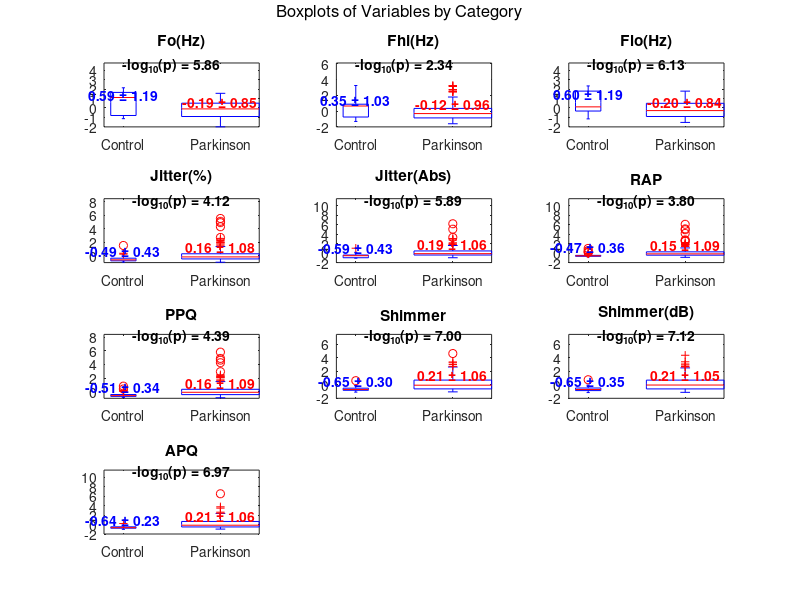
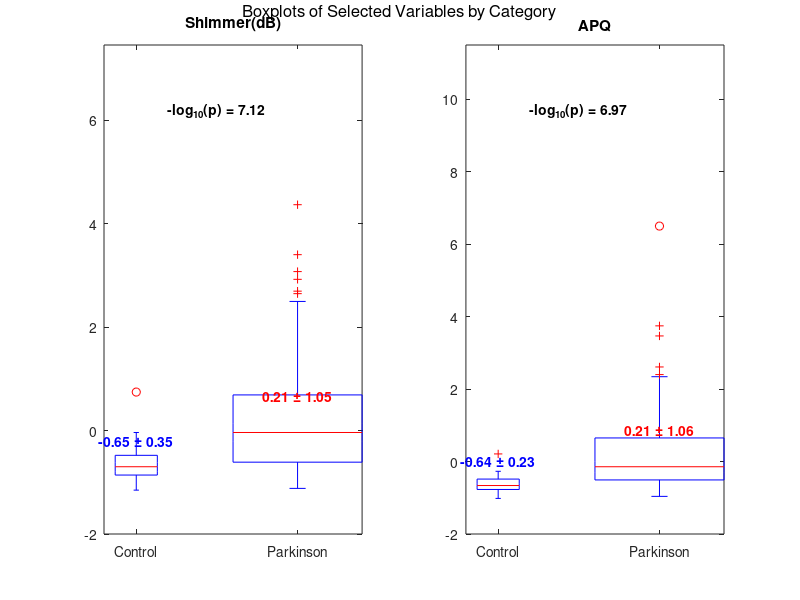

The MATLAB source for these figures, in order:
                                      % Análise 1.1 %

%Foram escolhidos os pares MDVP:Fo(Hz) e MDVP:Flo(Hz) para o grupo sem Parkinson, pois ambos mostraram média e
%dispersão mais altas neste grupo, indicando maior estabilidade na frequência vocal. Para o grupo com Parkinson,
%foi selecionado MDVP:Shimmer(dB) e MDVP:APQ , que apresentaram médias e dispersão mais elevadas nos pacientes com a
%doença, refletindo a instabilidade vocal característica. Esses pares evidenciam diferenças importantes entre os grupos.

                                       % Análise 2.2 %

%Média e Valor Absoluto:

%Para métricas de frequência, como Fo(Hz), Fhi(Hz) e Flo(Hz), a média dos valores para o grupo de controle é
%consistentemente maior que para o grupo Parkinson, sugerindo uma maior capacidade de controle e variação da frequência
%vocal em indivíduos sem Parkinson. Em variáveis relacionadas à instabilidade e inconsistência vocal, como Jitter(%),
%Shimmer e APQ, as médias são geralmente mais altas no grupo Parkinson. Isso indica que a voz de indivíduos com Parkinson
%apresenta maior variação e instabilidade, características associadas ao tremor vocal e à rigidez muscular.

%Dispersão e Desvio Padrão:

%Em termos de dispersão, o grupo de Parkinson apresenta maior desvio padrão para quase todas as métricas, especialmente
%para Jitter e Shimmer, métricas associadas à instabilidade da frequência e amplitude vocal. Esse aumento na dispersão
%reflete a variabilidade de sintomas vocais entre os pacientes, como flutuações na capacidade de manter uma frequência
%estável. O maior desvio padrão no grupo Parkinson para as métricas de jitter e shimmer indica uma maior variabilidade
%da intensidade e frequência de voz, o que é esperado devido às dificuldades motoras que afetam o controle da fala.

%Interpretação Clínica:

%A média mais baixa em variáveis de frequência para o grupo Parkinson sugere que a voz desses pacientes pode ser menos modulada
%e com menor amplitude de variação. O aumento no desvio padrão indica uma maior dificuldade em manter consistência vocal, o que
%é característico dos sintomas motores de Parkinson, como a rigidez e o tremor que dificultam o controle preciso dos músculos vocais.

                                        % Anáise 3.3 %

%Baixo Coeficiente de Determinação (R²): O valor de 𝑅2 = 0.1414 indica que o modelo explica apenas cerca de 14,14% da variabilidade dos
%dados de resposta. Em modelos de regressão, um 𝑅2 mais próximo de 1 sugere que o modelo é eficaz para capturar a variação da variável dependente.
%No entanto, com um valor de 0,1414, a maior parte da variabilidade no status de Parkinson não é explicada por essa combinação de variáveis.

%Desvio Padrão dos Resíduos (syx): O desvio padrão dos resíduos, 𝑠𝑦𝑥=0.4023, sugere que as previsões do modelo têm uma variação relativamente alta
%em torno da linha de regressão. Isso indica que o modelo apresenta um erro considerável ao prever novos dados, o que reduz sua confiabilidade para diagnósticos.






% Load necessary packages and clear workspace
pkg load statistics;  % Carrega o pacote de estatísticas, necessário para análises estatísticas.
clc;  % Limpa o console, removendo qualquer saída anterior.
clearvars;  % Limpa todas as variáveis do espaço de trabalho, garantindo um ambiente limpo para a execução.

% ===================== Function Definitions =====================

% Function for Pearson correlation
function corr = pearson_corr(x, y)
    xm = x - mean(x);  % Centraliza os dados de x subtraindo a média.
    ym = y - mean(y);  % Centraliza os dados de y subtraindo a média.
    corr = sum(xm .* ym) / sqrt(sum(xm .^ 2) * sum(ym .^ 2));  % Calcula a correlação de Pearson entre x e y.
end

% Função solve_lu para resolver Ax = b usando decomposição LU
function x = solve_lu(A, b)
    [L, U, P] = lu(A);  % Decomposição LU com pivotamento
    y = substituicao_progressiva(L, P * b);  % Resolve L * y = P * b
    x = substituicao_regressiva(U, y);       % Resolve U * x = y
endfunction

% Função para substituição progressiva (resolvendo L*y = b)
function y = substituicao_progressiva(L, b)
    n = length(b);
    y = zeros(n, 1);
    num_cols = columns(L);  % Número de colunas em L
    for i = 1:n
        % Garante que não acesse colunas fora do limite de L
        col_limit = min(i - 1, num_cols);
        y(i) = (b(i) - L(i, 1:col_limit) * y(1:col_limit)) / L(i, i);
    endfor
endfunction

% Função para substituição regressiva (resolvendo U*x = y)
function x = substituicao_regressiva(U, y)
    n = length(y);
    x = zeros(n, 1);
    for i = n:-1:1
        x(i) = (y(i) - U(i, i+1:n) * x(i+1:n)) / U(i, i);
    endfor
endfunction

% Função de regressão linear para evitar subdimensionamento
function [slope, intercept] = linear_regression(x, y)
    n = length(x);
    X = [ones(n, 1), x(:)];  % Garante que x seja vetor coluna
    A = X' * X;
    b = X' * y(:);  % Garante que y seja vetor coluna
    coeffs = solve_lu(A, b);
    intercept = coeffs(1);
    slope = coeffs(2);
endfunction

% Function for performing double regression and obtaining metrics
% Função para realizar regressão dupla e obter métricas
% Função para regressão dupla com matriz de design adequada
function [coef1, coef2, Sr1, Sr2, r2_1, r2_2, syx1, syx2] = regressao_dupla(x1, y1, x2, y2)
    n = length(x1);

    % Modelo 1
    A1 = [ones(n, 1), x1(:)];
    coef1 = solve_lu(A1' * A1, A1' * y1(:));
    y1_pred = A1 * coef1;
    Sr1 = sum((y1(:) - y1_pred).^2);
    St1 = sum((y1(:) - mean(y1)).^2);
    r2_1 = 1 - (Sr1 / St1);
    syx1 = sqrt(Sr1 / (n - 2));

    % Modelo 2
    A2 = [ones(n, 1), x2(:)];
    coef2 = solve_lu(A2' * A2, A2' * y2(:));
    y2_pred = A2 * coef2;
    Sr2 = sum((y2(:) - y2_pred).^2);
    St2 = sum((y2(:) - mean(y2)).^2);
    r2_2 = 1 - (Sr2 / St2);
    syx2 = sqrt(Sr2 / (n - 2));
endfunction


% ===================== Main Script ===================== %

% Load the data from the CSV file
data = csvread('parkinson_mdvp.csv', 1, 0); % Ignora o cabeçalho ao ler o arquivo CSV.

% Definition of column names for future reference
columns_names = {'Fo(Hz)', 'Fhi(Hz)', 'Flo(Hz)', ...  % Nomes das colunas representando características da voz.
                 'Jitter(%)', 'Jitter(Abs)', 'RAP', ...  % Medidas de irregularidade e variação.
                 'PPQ', 'Shimmer', 'Shimmer(dB)', ...  % Medidas de amplitude e variação na amplitude.
                 'APQ'};  % Outros parâmetros da análise.

% Logarithmic normalization and data scaling
data(:, 1:end-1) = log(data(:, 1:end-1) + 1);  % Aplica a normalização logarítmica para evitar valores extremos.
data(:, 1:end-1) = (data(:, 1:end-1) - mean(data(:, 1:end-1))) ./ std(data(:, 1:end-1));  % Z-normaliza os dados para média 0 e desvio padrão 1.

% Modify the labels of the last column to 'Parkinson' and 'Control'
group_labels = cell(size(data, 1), 1);  % Inicializa uma célula para armazenar os rótulos dos grupos.
group_labels(data(:, end) == 1) = {'Parkinson'};  % Atribui 'Parkinson' aos dados com valor 1 na última coluna.
group_labels(data(:, end) == 0) = {'Control'};  % Atribui 'Control' aos dados com valor 0 na última coluna.

[unique_groups, ~, group_indices] = unique(group_labels);  % Obtém os grupos únicos e os índices para categorização.

% Create boxplots of the variables
figure;  % Cria uma nova figura para os boxplots.
for i = 1:length(columns_names)  % Loop através de cada coluna de dados para criar os boxplots.
    subplot(4, 3, i);  % Cria um subplot em uma grade 4x3 para acomodar todos os gráficos.
    boxplot(data(:, i), group_indices);  % Cria o boxplot para a i-ésima variável, categorizado por grupos.
    title(columns_names{i});  % Define o título do gráfico como o nome da coluna correspondente.

    % t-test between the two categories
    group1 = data(group_indices == 1, i);  % Extrai os dados do grupo 'Parkinson'.
    group2 = data(group_indices == 2, i);  % Extrai os dados do grupo 'Control'.

    if length(group1) > 1 && length(group2) > 1  % Verifica se ambos os grupos têm mais de um elemento.
        [~, p_value] = ttest2(group1, group2);  % Realiza um teste t de duas amostras entre os grupos.
        minus_log10_p = -log10(p_value);  % Calcula o valor negativo do logaritmo na base 10 do p-valor.
    else
        minus_log10_p = NaN;  % Se um dos grupos não tem dados suficientes, define o p-valor como NaN.
    end

    mean_group1 = mean(group1);  % Calcula a média do grupo 'Parkinson'.
    mean_group2 = mean(group2);  % Calcula a média do grupo 'Control'.
    std_group1 = std(group1);  % Calcula o desvio padrão do grupo 'Parkinson'.
    std_group2 = std(group2);  % Calcula o desvio padrão do grupo 'Control'.

    ylim_current = ylim();  % Obtém os limites atuais do eixo y do gráfico.
    y_position = ylim_current(2) + (ylim_current(2) - ylim_current(1)) * 0.15;  % Calcula a posição y para anotações.
    text(mean(xlim()), y_position, sprintf('-log_{10}(p) = %.2f', minus_log10_p), ...  % Adiciona texto ao gráfico com o valor -log10(p).
         'HorizontalAlignment', 'center', 'VerticalAlignment', 'bottom', 'FontWeight', 'bold');

    ylim([ylim_current(1), y_position + (ylim_current(2) - ylim_current(1)) * 0.2]);  % Ajusta os limites do eixo y para acomodar o texto.
    hold on;  % Mantém o gráfico atual para adicionar mais elementos.
    positions = get(gca, 'XTick');  % Obtém as posições atuais das marcas no eixo x.
    y_offset = (ylim_current(2) - ylim_current(1)) * 0.05;  % Define um pequeno deslocamento para a anotação da média.

    text(positions(1), mean_group1 + y_offset, sprintf('%.2f ± %.2f', mean_group1, std_group1), ...  % Adiciona a média e desvio padrão do grupo 'Parkinson' ao gráfico.
         'HorizontalAlignment', 'center', 'VerticalAlignment', 'bottom', 'Color', 'blue', 'FontWeight', 'bold');

    text(positions(2), mean_group2 + y_offset, sprintf('%.2f ± %.2f', mean_group2, std_group2), ...  % Adiciona a média e desvio padrão do grupo 'Control' ao gráfico.
         'HorizontalAlignment', 'center', 'VerticalAlignment', 'bottom', 'Color', 'red', 'FontWeight', 'bold');
    hold off;  % Libera o gráfico atual para futuras alterações.
    set(gca, 'XTickLabel', unique_groups);  % Define os rótulos do eixo x com os nomes dos grupos únicos.
end

% Adiciona uma anotação ao topo da figura.
annotation('textbox', [0.5, 0.98, 0, 0], 'String', 'Boxplots of Variables by Category', ...
           'FitBoxToText', 'on', 'HorizontalAlignment', 'center', 'FontSize', 12, 'LineStyle', 'none');

% Separate data of patients with and without Parkinson
% Aqui, os dados são filtrados em duas variáveis separadas:
% 'data_parkinson' contém os dados de pacientes com Parkinson (onde a 11ª coluna é 1)
% e 'data_no_parkinson' contém os dados de pacientes sem a doença (onde a 11ª coluna é 0).
data_parkinson = data(data(:, 11) == 1, :);
data_no_parkinson = data(data(:, 11) == 0, :);

% Analysis for the pairs of columns
% O código a seguir realiza a análise de correlação e regressão linear
% para dois pares de variáveis selecionadas.

% Analisando as colunas 1 e 3 para pacientes com Parkinson
[x1_parkinson, y1_parkinson] = deal(data_parkinson(:, 1), data_parkinson(:, 3));
correlation_1_3_parkinson = pearson_corr(x1_parkinson, y1_parkinson);  % Calcula a correlação de Pearson
[slope_1_3_parkinson, intercept_1_3_parkinson] = linear_regression(x1_parkinson, y1_parkinson);  % Realiza a regressão linear

% Analisando as colunas 1 e 3 para pacientes sem Parkinson
[x1_no_parkinson, y1_no_parkinson] = deal(data_no_parkinson(:, 1), data_no_parkinson(:, 3));
correlation_1_3_no_parkinson = pearson_corr(x1_no_parkinson, y1_no_parkinson);  % Calcula a correlação de Pearson
[slope_1_3_no_parkinson, intercept_1_3_no_parkinson] = linear_regression(x1_no_parkinson, y1_no_parkinson);  % Realiza a regressão linear

% Analisando as colunas 9 e 10 para pacientes com Parkinson
[x2_parkinson, y2_parkinson] = deal(data_parkinson(:, 9), data_parkinson(:, 10));
correlation_9_10_parkinson = pearson_corr(x2_parkinson, y2_parkinson);  % Calcula a correlação de Pearson
[slope_9_10_parkinson, intercept_9_10_parkinson] = linear_regression(x2_parkinson, y2_parkinson);  % Realiza a regressão linear

% Analisando as colunas 9 e 10 para pacientes sem Parkinson
[x2_no_parkinson, y2_no_parkinson] = deal(data_no_parkinson(:, 9), data_no_parkinson(:, 10));
correlation_9_10_no_parkinson = pearson_corr(x2_no_parkinson, y2_no_parkinson);  % Calcula a correlação de Pearson
[slope_9_10_no_parkinson, intercept_9_10_no_parkinson] = linear_regression(x2_no_parkinson, y2_no_parkinson);  % Realiza a regressão linear

% Display analysis results
% Aqui, os resultados das análises de correlação e regressão linear são exibidos na tela.
disp('===========================================================');
disp('                         Analysis 1.3             ');  % Título da análise
disp('===========================================================');

disp('Pair MDVP:Fo(Hz) and MDVP:Flo(Hz):')  % Descrição do primeiro par de variáveis
disp(['With Parkinson: Correlation = ', num2str(correlation_1_3_parkinson), ', Slope = ', num2str(slope_1_3_parkinson), ', Intercept = ', num2str(intercept_1_3_parkinson)]);  % Resultados para pacientes com Parkinson
disp(['Without Parkinson: Correlation = ', num2str(correlation_1_3_no_parkinson), ', Slope = ', num2str(slope_1_3_no_parkinson), ', Intercept = ', num2str(intercept_1_3_no_parkinson)]);  % Resultados para pacientes sem Parkinson
disp('===========================================================');
disp('Pair MDVP:Shimmer(dB) and MDVP:APQ:')  % Descrição do segundo par de variáveis
disp(['With Parkinson: Correlation = ', num2str(correlation_9_10_parkinson), ', Slope = ', num2str(slope_9_10_parkinson), ', Intercept = ', num2str(intercept_9_10_parkinson)]);  % Resultados para pacientes com Parkinson
disp(['Without Parkinson: Correlation = ', num2str(correlation_9_10_no_parkinson), ', Slope = ', num2str(slope_9_10_no_parkinson), ', Intercept = ', num2str(intercept_9_10_no_parkinson)]);  % Resultados para pacientes sem Parkinson
disp('===========================================================');

% Indices of variables of interest
% Seleciona as colunas de interesse para análise adicional.
selected_columns = [9, 10];  % Índices das colunas 'Shimmer(dB)' e 'APQ'.

% Create a figure for boxplots of selected variables
% Cria uma figura para mostrar boxplots das variáveis selecionadas, facilitando a visualização das distribuições.
figure;
for i = 1:length(selected_columns)  % Itera sobre as colunas selecionadas
    col_index = selected_columns(i);  % Acessa o índice da coluna atual
    subplot(1, 2, i);  % Define o layout para apenas 2 gráficos.
    boxplot(data(:, col_index), group_indices);  % Cria um boxplot da variável selecionada, agrupando pelos índices numéricos.
    title(columns_names{col_index});  % Define o título do boxplot com o nome da variável.

    % Perform t-test between the two categories
    % Aqui, realiza um teste t para comparar as médias das duas categorias.
    group1 = data(group_indices == 1, col_index);  % Dados do grupo 'Controle'.
    group2 = data(group_indices == 2, col_index);  % Dados do grupo 'Parkinson'.

    % Check if groups have more than one observation
    if length(group1) > 1 && length(group2) > 1  % Verifica se ambos os grupos têm mais de uma observação
        [~, p_value] = ttest2(group1, group2);  % Realiza o teste t para comparar as médias.
        minus_log10_p = -log10(p_value);  % Calcula o logaritmo negativo na base 10 do p-valor para visualização.
    else
        minus_log10_p = NaN;  % Se o teste não puder ser realizado, define como NaN.
    end

    % Calculate means and standard deviations of each group
    mean_group1 = mean(group1);  % Média do grupo 'Controle'.
    mean_group2 = mean(group2);  % Média do grupo 'Parkinson'.
    std_group1 = std(group1);  % Desvio padrão do grupo 'Controle'.
    std_group2 = std(group2);  % Desvio padrão do grupo 'Parkinson'.
    % Add -log10(p-value) at the top of the boxplot
    ylim_current = ylim();  % Get current y-axis limits.
    y_position = ylim_current(2) + (ylim_current(2) - ylim_current(1)) * 0.15;  % Position for the text above the boxplot.
    text(mean(xlim()), y_position, sprintf('-log_{10}(p) = %.2f', minus_log10_p), ...
         'HorizontalAlignment', 'center', 'VerticalAlignment', 'bottom', 'FontWeight', 'bold');

    % Adjust ylim to accommodate the text
    ylim([ylim_current(1), y_position + (ylim_current(2) - ylim_current(1)) * 0.2]);

    % Add means and standard deviations above each boxplot
    hold on;  % Keep current plot to overlay next elements.
    positions = get(gca, 'XTick');  % Get x-axis tick positions.
    y_offset = (ylim_current(2) - ylim_current(1)) * 0.05;  % Calculate offset to avoid overlap.

    % Add mean and standard deviation for 'Control' group (index 1)
    text(positions(1), mean_group1 + y_offset, sprintf('%.2f ± %.2f', mean_group1, std_group1), ...
         'HorizontalAlignment', 'center', 'VerticalAlignment', 'bottom', 'Color', 'blue', 'FontWeight', 'bold');

    % Add mean and standard deviation for 'Parkinson' group (index 2)
    text(positions(2), mean_group2 + y_offset, sprintf('%.2f ± %.2f', mean_group2, std_group2), ...
         'HorizontalAlignment', 'center', 'VerticalAlignment', 'bottom', 'Color', 'red', 'FontWeight', 'bold');
    hold off;  % Release current plot.

    % Adjust x-axis labels to show 'Control' and 'Parkinson'
    set(gca, 'XTickLabel', unique_groups);  % Set x-axis labels with group names.
end

% Add general title to the figure
annotation('textbox', [0.5, 0.98, 0, 0], 'String', 'Boxplots of Selected Variables by Category', ...
           'FitBoxToText', 'on', 'HorizontalAlignment', 'center', 'FontSize', 12, 'LineStyle', 'none');

% Clear variables and console
clearvars;
pkg load statistics;

% Load data from CSV
data = csvread('parkinson_mdvp.csv', 1, 0); % Ignore header

% Logarithmic normalization
data(:, 1:end-1) = log(data(:, 1:end-1) + 1);

% Scaling
data(:, 1:end-1) = (data(:, 1:end-1) - mean(data(:, 1:end-1))) ./ std(data(:, 1:end-1));

% Define columns for the two models
x1 = data(:, 9);  % MDVP:Shimmer(dB)
y1 = data(:, end);  % Status (1 for Parkinson, 0 for Control)

x2 = data(:, 10);  % MDVP:APQ
y2 = data(:, end);

% Call the double regression function
[coef1, coef2, Sr1, Sr2, r2_1, r2_2, syx1, syx2] = regressao_dupla(x1, y1, x2, y2);

% Display the results of Analysis 3.1
disp('===========================================================');
disp('                         Analysis 3.1             ');
disp('===========================================================');
disp('Coefficients of Model 1 (MDVP:Shimmer(dB)):');
disp(coef1);
disp('Sum of Residuals Model 1:'), disp(Sr1);
disp('Coefficient of Determination r² Model 1:'), disp(r2_1);
disp('Standard Deviation of Residuals Model 1:'), disp(syx1);

disp('-----------------------------------');
disp('Coefficients of Model 2 (MDVP:APQ):');
disp(coef2);
disp('Sum of Residuals Model 2:'), disp(Sr2);
disp('Coefficient of Determination r² Model 2:'), disp(r2_2);
disp('Standard Deviation of Residuals Model 2:'), disp(syx2);

% Comparison of models
disp('-----------------------------------');
if r2_1 > r2_2 % Verifica se o coeficiente de determinação do Modelo 1 é maior que o do Modelo 2
    disp('Model 1 is better based on the coefficient of determination r².');
else
    disp('Model 2 is better based on the coefficient of determination r².');
end
disp('===========================================================');

% Additional analysis (Analysis 3.2)
y3 = data(:, end);  % Status (1 for Parkinson, 0 for Control)
n = length(y3);  % Number of data points

% Define as combinações a serem testadas
combinations = {
    [x1, x2], 'MDVP:Shimmer(dB) e MDVP:APQ'; % Combinação de variáveis independentes com o nome do modelo
};


best_r2 = -Inf;  % Inicializa o melhor r² como um valor muito baixo
best_model = '';  % Inicializa a variável para o melhor modelo
best_coef = [];   % Inicializa a variável para os coeficientes do melhor modelo
best_Sr = [];     % Inicializa a variável para a soma dos resíduos do melhor modelo
best_syx = [];    % Inicializa a variável para o desvio padrão dos resíduos do melhor modelo


for i = 1
    X = combinations{1};  % Variáveis independentes
    model_name = combinations{i, 2};  % Nome do modelo

    % Adiciona uma coluna de 1's para o intercepto
    X = [X, ones(size(X, 1), 1)];

    % Verifica se X e y3 têm o mesmo número de linhas
    assert(size(X, 1) == length(y3), 'X e y3 devem ter o mesmo número de linhas');

    % Calcula os coeficientes usando decomposição LU
    coef = solve_lu(X' * X, X' * y3); % Usa solve_lu para resolver o sistema linear
    y_pred = X * coef;  % Prediz os valores

    % Calcula a soma dos resíduos
    Sr = sum((y3 - y_pred).^2); % Soma dos quadrados dos resíduos

    % Calcula a soma total dos quadrados
    St = sum((y3 - mean(y3)).^2); % Soma total dos quadrados

    % Calcula o coeficiente de determinação r²
    r2 = 1 - (Sr / St); % Coeficiente de determinação

    % Calcula o desvio padrão dos resíduos
    syx = sqrt(Sr / (length(y3) - size(X, 2))); % Desvio padrão dos resíduos

    % Verifica se este modelo é o melhor até agora
    if r2 > best_r2
        best_r2 = r2; % Atualiza o melhor r²
        best_model = model_name; % Atualiza o melhor modelo
        best_coef = coef; % Atualiza os coeficientes do melhor modelo
        best_Sr = Sr; % Atualiza a soma dos resíduos do melhor modelo
        best_syx = syx; % Atualiza o desvio padrão dos resíduos do melhor modelo
    end
end

% Display the results of Analysis 3.2
disp('===========================================================');
disp('                         Analysis 3.2             ');
disp('===========================================================');
disp('===========================================================');
disp(['The best model is: ' best_model]);
disp('Coefficients of the Best Model (a0,3, a1,3, a2,3):');
disp(['a0,3: ', num2str(best_coef(end))]); % Intercept
disp(['a1,3: ', num2str(best_coef(1))]);   % Coefficient of x1
disp(['a2,3: ', num2str(best_coef(2))]);   % Coefficient of x2
disp('Sum of Residuals of the Best Model:'), disp(best_Sr);
disp('Coefficient of Determination r^2 of the Best Model:'), disp(best_r2);
disp('Standard Deviation of Residuals of the Best Model:'), disp(best_syx);
disp('===========================================================');

